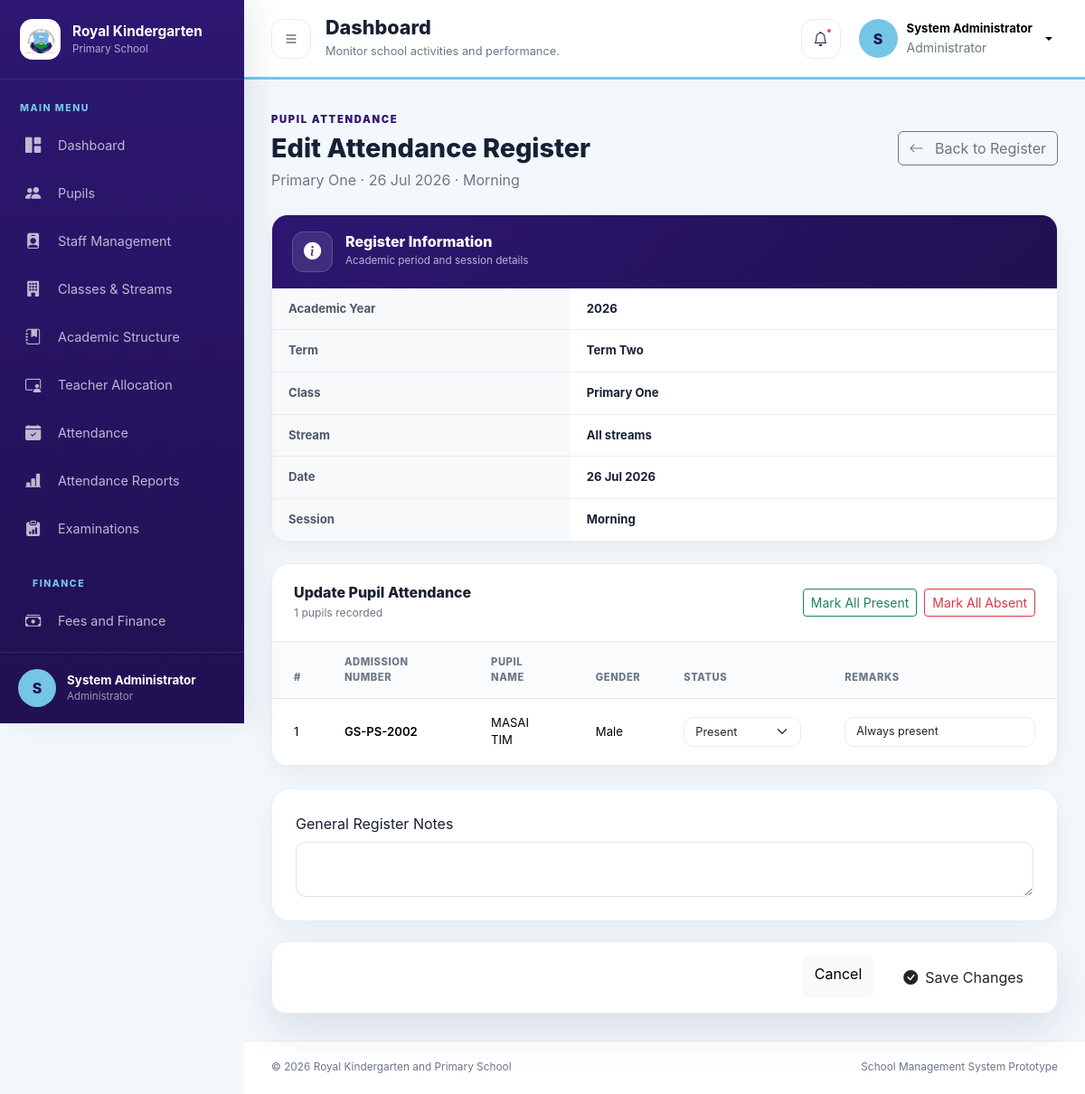
The app's page /attendance/edit.php?id=1 (signed in) with its own data.
### tables this page shows
CREATE TABLE `attendance_registers` (
  `id` int(10) UNSIGNED NOT NULL,
  `academic_year_id` int(10) UNSIGNED NOT NULL,
  `term_id` int(10) UNSIGNED NOT NULL,
  `class_id` int(10) UNSIGNED NOT NULL,
  `stream_id` int(10) UNSIGNED DEFAULT NULL,
  `attendance_date` date NOT NULL,
  `session` enum('Morning','Afternoon') NOT NULL DEFAULT 'Morning',
  `recorded_by` int(10) UNSIGNED NOT NULL,
  `notes` varchar(255) DEFAULT NULL,
  `created_at` timestamp NOT NULL DEFAULT current_timestamp(),
  `updated_at` timestamp NOT NULL DEFAULT current_timestamp() ON UPDATE current_timestamp()
);

CREATE TABLE `classes` (
  `id` int(10) UNSIGNED NOT NULL,
  `class_name` varchar(50) NOT NULL,
  `class_code` varchar(20) NOT NULL,
  `class_level` int(11) NOT NULL,
  `status` enum('Active','Inactive') DEFAULT 'Active',
  `created_at` timestamp NOT NULL DEFAULT current_timestamp()
);

CREATE TABLE `academic_years` (
  `id` int(10) UNSIGNED NOT NULL,
  `year_name` varchar(20) NOT NULL,
  `start_date` date NOT NULL,
  `end_date` date NOT NULL,
  `is_current` tinyint(1) NOT NULL DEFAULT 0,
  `status` enum('Active','Closed') NOT NULL DEFAULT 'Active',
  `created_at` timestamp NOT NULL DEFAULT current_timestamp(),
  `updated_at` timestamp NOT NULL DEFAULT current_timestamp() ON UPDATE current_timestamp()
);

CREATE TABLE `terms` (
  `id` int(10) UNSIGNED NOT NULL,
  `academic_year_id` int(10) UNSIGNED NOT NULL,
  `term_name` enum('Term One','Term Two','Term Three') NOT NULL,
  `start_date` date NOT NULL,
  `end_date` date NOT NULL,
  `is_current` tinyint(1) NOT NULL DEFAULT 0,
  `status` enum('Active','Closed') NOT NULL DEFAULT 'Active',
  `created_at` timestamp NOT NULL DEFAULT current_timestamp(),
  `updated_at` timestamp NOT NULL DEFAULT current_timestamp() ON UPDATE current_timestamp()
);

CREATE TABLE `pupil_attendance` (
  `id` int(10) UNSIGNED NOT NULL,
  `attendance_register_id` int(10) UNSIGNED NOT NULL,
  `pupil_id` int(10) UNSIGNED NOT NULL,
  `attendance_status` enum('Present','Absent','Late','Excused') NOT NULL DEFAULT 'Present',
  `remarks` varchar(255) DEFAULT NULL,
  `created_at` timestamp NOT NULL DEFAULT current_timestamp(),
  `updated_at` timestamp NOT NULL DEFAULT current_timestamp() ON UPDATE current_timestamp()
);

CREATE TABLE `pupils` (
  `id` int(10) UNSIGNED NOT NULL,
  `admission_number` varchar(50) NOT NULL,
  `emis_number` varchar(60) DEFAULT NULL,
  `lin_number` varchar(60) DEFAULT NULL,
  `first_name` varchar(80) NOT NULL,
  `middle_name` varchar(80) DEFAULT NULL,
  `last_name` varchar(80) NOT NULL,
  `gender` enum('Male','Female') NOT NULL,
  `date_of_birth` date DEFAULT NULL,
  `nationality` varchar(80) NOT NULL DEFAULT 'Ugandan',
  `religion` varchar(80) DEFAULT NULL,
  `class_id` int(10) UNSIGNED DEFAULT NULL,
  `stream_id` int(10) UNSIGNED DEFAULT NULL,
  `admission_date` date DEFAULT NULL,
  `admission_type` enum('New Admission','Transfer','Re-admission') NOT NULL DEFAULT 'New Admission',
  `former_school` varchar(180) DEFAULT NULL,
  `class_name` varchar(30) DEFAULT NULL,
  `stream_name` varchar(30) DEFAULT NULL,
  `district` varchar(100) DEFAULT NULL,
  `county` varchar(100) DEFAULT NULL,
  `sub_county` varchar(100) DEFAULT NULL,
  `parish` varchar(100) DEFAULT NULL,
  `village` varchar(100) DEFAULT NULL,
  `home_address` text DEFAULT NULL,
  `father_name` varchar(150) DEFAULT NULL,
  `father_phone` varchar(30) DEFAULT NULL,
  `father_occupation` varchar(120) DEFAULT NULL,
  `mother_name` varchar(150) DEFAULT NULL,
  `mother_phone` varchar(30) DEFAULT NULL,
  `mother_occupation` varchar(120) DEFAULT NULL,
  `guardian_name` varchar(150) DEFAULT NULL,
  `guardian_phone` varchar(30) DEFAULT NULL,
  `guardian_relationship` varchar(80) DEFAULT NULL,
  `orphan_status` enum('Not Orphan','Single Orphan - Father Deceased','Single Orphan - Mother Deceased','Double Orphan') NOT NULL DEFAULT 'Not Orphan',
  `blood_group` varchar(10) DEFAULT NULL,
  `medical_condition` text DEFAULT NULL,
  `allergies` text DEFAULT NULL,
  `has_disability` tinyint(1) NOT NULL DEFAULT 0,
  `disability_type` varchar(150) DEFAULT NULL,
  `special_needs` text DEFAULT NULL,
  `emergency_contact_name` varchar(150) DEFAULT NULL,
  `emergency_contact_phone` varchar(30) DEFAULT NULL,
  `emergency_contact_relationship` varchar(80) DEFAULT NULL,
  `photo` varchar(255) DEFAULT NULL,
  `pupil_status` enum('Active','Transferred','Completed','Dropped') DEFAULT 'Active',
  `created_at` timestamp NOT NULL DEFAULT current_timestamp(),
  `updated_at` timestamp NOT NULL DEFAULT current_timestamp() ON UPDATE current_timestamp()
);

### attendance/edit.php (the view, shortened to what the rows shown need)
<?php
require_once __DIR__ . '/../config/database.php';
$registerId = filter_input(
    INPUT_GET,
    'id',
    FILTER_VALIDATE_INT
);
$registerStatement = $pdo->prepare(
    'SELECT
        attendance_registers.*,
        academic_years.year_name,
        terms.term_name,
        classes.class_name,
        streams.stream_name
     FROM attendance_registers
     INNER JOIN academic_years
        ON academic_years.id =
            attendance_registers.academic_year_id
     INNER JOIN terms
        ON terms.id =
            attendance_registers.term_id
     INNER JOIN classes
        ON classes.id =
            attendance_registers.class_id
     LEFT JOIN streams
        ON streams.id =
            attendance_registers.stream_id
     WHERE attendance_registers.id = :id
     LIMIT 1'
);
$registerStatement->execute([
    'id' => $registerId,
]);
$register = $registerStatement->fetch();
$pupilStatement = $pdo->prepare(
    'SELECT
        pupil_attendance.id AS attendance_id,
        pupil_attendance.pupil_id,
        pupil_attendance.attendance_status,
        pupil_attendance.remarks,
        pupils.admission_number,
        pupils.first_name,
        pupils.middle_name,
        pupils.last_name,
        pupils.gender
     FROM pupil_attendance
     INNER JOIN pupils
        ON pupils.id = pupil_attendance.pupil_id
     WHERE pupil_attendance.attendance_register_id =
        :register_id
     ORDER BY
        pupils.first_name,
        pupils.middle_name,
        pupils.last_name'
);
$pupilStatement->execute([
    'register_id' => $registerId,
]);
$attendanceRecords = $pupilStatement->fetchAll();
$oldStatuses = $_SESSION['old_statuses'] ?? [];
$oldRemarks = $_SESSION['old_remarks'] ?? [];
$allowedStatuses = [
    'Present',
    'Absent',
    'Late',
    'Excused',
];
?>
<!DOCTYPE html>
<html lang="en">
<head>
    <link
        href="https://cdn.jsdelivr.net/npm/bootstrap@5.3.3/dist/css/bootstrap.min.css"
        rel="stylesheet"
    >
    <link
        href="https://cdn.jsdelivr.net/npm/bootstrap-icons@1.11.3/font/bootstrap-icons.min.css"
        rel="stylesheet"
    >
    <link
        href="../assets/css/style.css"
        rel="stylesheet"
    >
</head>
<body class="dashboard-page">
<div class="app-main" id="appMain">
    <?php require_once __DIR__ . '/../includes/header.php'; ?>
    <main class="app-content">
        <section class="module-heading">
            <div>
                <span class="module-label">
                    PUPIL ATTENDANCE
                </span>
                <h2>Edit Attendance Register</h2>
                <p>
                    <?= htmlspecialchars($register['class_name']) ?>
                    · <?= htmlspecialchars(
                        date(
                            'd M Y',
                            strtotime($register['attendance_date'])
                        )
                    ) ?>
                    · <?= htmlspecialchars($register['session']) ?>
                </p>
            </div>
        </section>
        <section class="profile-table-card mb-4">
            <div class="table-responsive">
                <table class="table profile-information-table">
                    <tbody>
                        <tr>
                            <th>Academic Year</th>
                            <td>
                                <?= htmlspecialchars(
                                    $register['year_name']
                                ) ?>
                            </td>
                        </tr>
                        <tr>
                            <th>Term</th>
                            <td>
                                <?= htmlspecialchars(
                                    $register['term_name']
                                ) ?>
                            </td>
                        </tr>
                        <tr>
                            <th>Class</th>
                            <td>
                                <?= htmlspecialchars(
                                    $register['class_name']
                                ) ?>
                            </td>
                        </tr>
                        <tr>
                            <th>Stream</th>
                        </tr>
                        <tr>
                            <th>Date</th>
                            <td>
                                <?= htmlspecialchars(
                                    date(
                                        'd M Y',
                                        strtotime(
                                            $register['attendance_date']
                                        )
                                    )
                                ) ?>
                            </td>
                        </tr>
                        <tr>
                            <th>Session</th>
                            <td>
                                <?= htmlspecialchars(
                                    $register['session']
                                ) ?>
                            </td>
                        </tr>
                    </tbody>
                </table>
            </div>
        </section>
        <form
            action="update.php"
            method="POST"
        >
            <section class="dashboard-card">
                <div class="table-responsive">
                    <table class="table dashboard-table align-middle">
                        <thead>
                            <tr>
                                <th>#</th>
                                <th>Admission Number</th>
                                <th>Pupil Name</th>
                                <th>Gender</th>
                                <th>Status</th>
                                <th>Remarks</th>
                            </tr>
                        </thead>
                        <tbody>
                        <?php foreach (
                            $attendanceRecords as $index => $record
                        ): ?>
                            <?php
                            $pupilId = (int) $record['pupil_id'];
                            $fullName = trim(
                                $record['first_name'] . ' ' .
                                ($record['middle_name'] ?? '') . ' ' .
                                $record['last_name']
                            );
                            $currentStatus =
                                $oldStatuses[$pupilId]
                                ?? $record['attendance_status'];
                            $currentRemark =
                                $oldRemarks[$pupilId]
                                ?? $record['remarks']
                                ?? '';
                            ?>
                            <tr>
                                <td><?= $index + 1 ?></td>
                                <td class="fw-semibold">
                                    <?= htmlspecialchars(
                                        $record['admission_number']
                                    ) ?>
                                </td>
                                <td>
                                    <?= htmlspecialchars($fullName) ?>
                                </td>
                                <td>
                                    <?= htmlspecialchars(
                                        $record['gender']
                                    ) ?>
                                </td>
                                <td>
                                    <select
                                        name="attendance_status[<?= $pupilId ?>]"
                                        class="form-select attendance-status-select"
                                        required
                                    >
                                        <?php foreach (
                                            $allowedStatuses as $status
                                        ): ?>
                                            <option
                                                value="<?= htmlspecialchars(
                                                    $status
                                                ) ?>"
                                                <?= $currentStatus === $status
                                                    ? 'selected'
                                                    : '' ?>
                                            >
                                                <?= htmlspecialchars(
                                                    $status
                                                ) ?>
                                            </option>
                                        <?php endforeach; ?>
                                    </select>
                                </td>
                                <td>
                                    <input
                                        type="text"
                                        name="remarks[<?= $pupilId ?>]"
                                        class="form-control attendance-remark-input"
                                        value="<?= htmlspecialchars(
                                            (string) $currentRemark
                                        ) ?>"
                                        placeholder="Optional remark"
                                    >
                                </td>
                            </tr>
                        <?php endforeach; ?>
                        </tbody>
                    </table>
                </div>
            </section>
        </form>
    </main>
</div>
</body>
</html>

### records on screen
attendance_registers: class.class_name "Primary One", attendance_date "26 Jul 2026", session "Morning", academic_year.year_name "2026", term.term_name "Term Two"
pupil_attendance: pupil.admission_number "GS-PS-2002", pupil.last_name "MASAI TIM", pupil.gender "Male", pupil+attendance_status "Present", remarks "Always present"

### other values on screen
substr($_SESSION['full_name'], 0, 1) "S"
$_SESSION['full_name'] "System Administrator"
$_SESSION['role'] "Administrator"
$register['stream_name'] "All streams"
count($attendanceRecords) "1"
